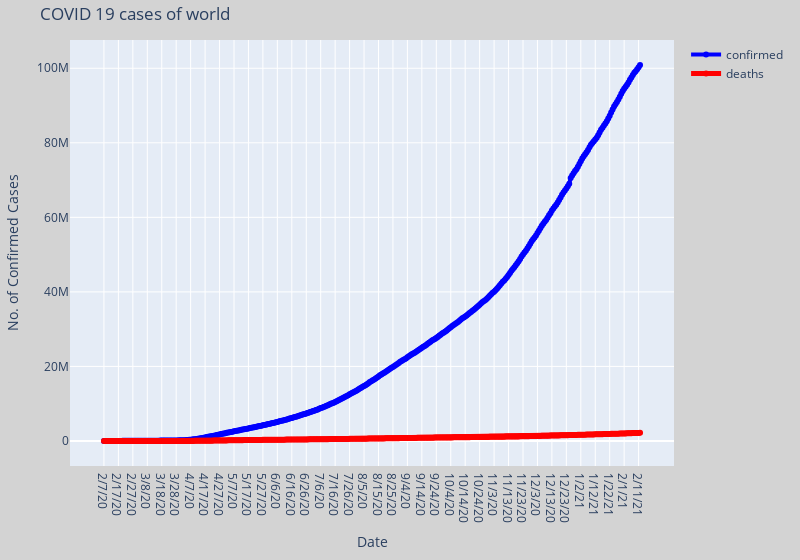

Write notebook code for a chart like this one.
### Code cell
def plot_cases_of_a_country(country):
    labels = ['confirmed', 'deaths']
    colors = ['blue', 'red']
    mode_size = [6, 8]
    line_size = [4, 5]
    
    df_list = [confirmed_df, death_df]
    
    fig = go.Figure()
    
    for i, df in enumerate(df_list):
        if country == 'World' or country == 'world':
            x_data = np.array(list(df.iloc[:, 20:].columns))
            y_data = np.sum(np.asarray(df.iloc[:,4:]),axis = 0)
            
        else:    
            x_data = np.array(list(df.iloc[:, 20:].columns))
            y_data = np.sum(np.asarray(df[df['country'] == country].iloc[:,20:]),axis = 0)
            
        fig.add_trace(go.Scatter(x=x_data, y=y_data, mode='lines+markers',
        name=labels[i],
        line=dict(color=colors[i], width=line_size[i]),
        connectgaps=True,
        text = "Total " + str(labels[i]) +": "+ str(y_data[-1])
        ))
    
    fig.update_layout(
        title="COVID 19 cases of " + country,
        xaxis_title='Date',
        yaxis_title='No. of Confirmed Cases',
        margin=dict(l=20, r=20, t=40, b=20),
        paper_bgcolor="lightgrey",
        width = 800,
        
    )
    
    fig.update_yaxes(type="linear")
    fig.show()

plot_cases_of_a_country('world')

### Figure 1 — Plotly figure (JSON) as saved in the notebook; plotly's stock layout.template omitted (floating-point values rounded to 4 significant figures; data arrays with more than 128 entries replaced by an {"elided": "..."} marker saying what was removed)
{"data": [{"connectgaps": true, "line": {"color": "blue", "width": 4}, "mode": "lines+markers", "name": "confirmed", "text": "Total confirmed: 108188977", "type": "scatter", "x": {"elided": "372 str values"}, "y": {"elided": "388 int values"}}, {"connectgaps": true, "line": {"color": "red", "width": 5}, "mode": "lines+markers", "name": "deaths", "text": "Total deaths: 2383000", "type": "scatter", "x": {"elided": "372 str values"}, "y": {"elided": "388 int values"}}], "layout": {"margin": {"b": 20, "l": 20, "r": 20, "t": 40}, "paper_bgcolor": "lightgrey", "title": {"text": "COVID 19 cases of world"}, "width": 800, "xaxis": {"title": {"text": "Date"}}, "yaxis": {"title": {"text": "No. of Confirmed Cases"}, "type": "linear"}}}
